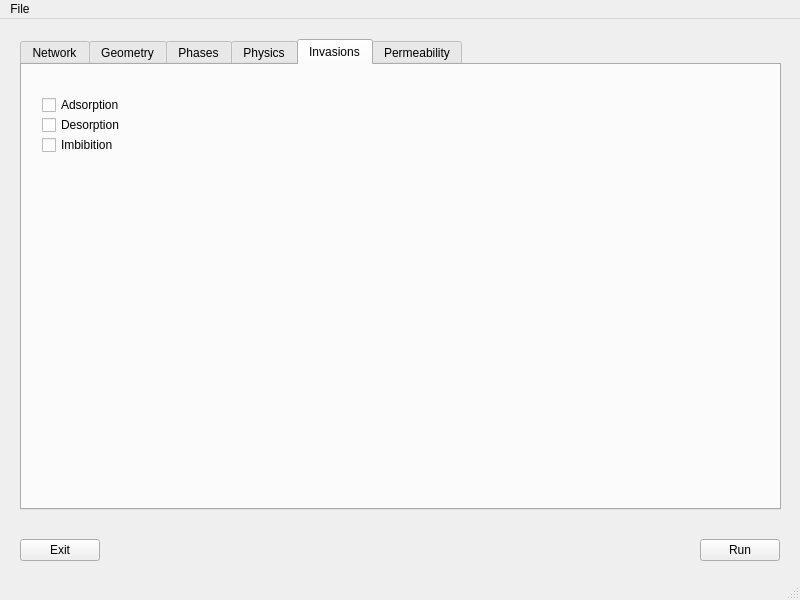
<?xml version="1.0" encoding="UTF-8"?>
<ui version="4.0">
 <class>MainWindow</class>
 <widget class="QMainWindow" name="MainWindow">
  <property name="geometry">
   <rect>
    <x>0</x>
    <y>0</y>
    <width>800</width>
    <height>600</height>
   </rect>
  </property>
  <property name="windowTitle">
   <string>MainWindow</string>
  </property>
  <widget class="QWidget" name="centralwidget">
   <widget class="QTabWidget" name="tabWidget">
    <property name="geometry">
     <rect>
      <x>20</x>
      <y>20</y>
      <width>761</width>
      <height>471</height>
     </rect>
    </property>
    <property name="currentIndex">
     <number>4</number>
    </property>
    <widget class="QWidget" name="tab_net">
     <attribute name="title">
      <string>Network</string>
     </attribute>
     <widget class="QGroupBox" name="groupBox">
      <property name="geometry">
       <rect>
        <x>20</x>
        <y>10</y>
        <width>331</width>
        <height>411</height>
       </rect>
      </property>
      <property name="title">
       <string>Topological network</string>
      </property>
      <widget class="QLabel" name="label">
       <property name="geometry">
        <rect>
         <x>10</x>
         <y>30</y>
         <width>111</width>
         <height>16</height>
        </rect>
       </property>
       <property name="text">
        <string>Network directory</string>
       </property>
      </widget>
      <widget class="QLineEdit" name="lineEdit">
       <property name="geometry">
        <rect>
         <x>10</x>
         <y>50</y>
         <width>231</width>
         <height>22</height>
        </rect>
       </property>
      </widget>
      <widget class="QPushButton" name="pushButton_3">
       <property name="geometry">
        <rect>
         <x>250</x>
         <y>50</y>
         <width>80</width>
         <height>22</height>
        </rect>
       </property>
       <property name="text">
        <string>Browse</string>
       </property>
      </widget>
      <widget class="QPushButton" name="pushButton_4">
       <property name="geometry">
        <rect>
         <x>10</x>
         <y>80</y>
         <width>80</width>
         <height>22</height>
        </rect>
       </property>
       <property name="text">
        <string>Load</string>
       </property>
      </widget>
      <widget class="QCheckBox" name="checkBox_2">
       <property name="geometry">
        <rect>
         <x>10</x>
         <y>140</y>
         <width>131</width>
         <height>20</height>
        </rect>
       </property>
       <property name="text">
        <string>Modify network</string>
       </property>
      </widget>
      <widget class="QRadioButton" name="radioButton">
       <property name="geometry">
        <rect>
         <x>30</x>
         <y>170</y>
         <width>99</width>
         <height>20</height>
        </rect>
       </property>
       <property name="text">
        <string>Scale</string>
       </property>
      </widget>
      <widget class="QRadioButton" name="radioButton_2">
       <property name="geometry">
        <rect>
         <x>30</x>
         <y>190</y>
         <width>141</width>
         <height>20</height>
        </rect>
       </property>
       <property name="text">
        <string>Trim isolated pores</string>
       </property>
      </widget>
     </widget>
     <widget class="QGroupBox" name="groupBox_2">
      <property name="geometry">
       <rect>
        <x>370</x>
        <y>10</y>
        <width>371</width>
        <height>411</height>
       </rect>
      </property>
      <property name="title">
       <string>Regular network</string>
      </property>
      <widget class="QLabel" name="label_2">
       <property name="geometry">
        <rect>
         <x>10</x>
         <y>30</y>
         <width>101</width>
         <height>16</height>
        </rect>
       </property>
       <property name="text">
        <string>Network size</string>
       </property>
      </widget>
      <widget class="QCheckBox" name="checkBox">
       <property name="geometry">
        <rect>
         <x>10</x>
         <y>170</y>
         <width>91</width>
         <height>20</height>
        </rect>
       </property>
       <property name="text">
        <string>Randomize</string>
       </property>
      </widget>
      <widget class="QLineEdit" name="lineEdit_2">
       <property name="geometry">
        <rect>
         <x>150</x>
         <y>30</y>
         <width>91</width>
         <height>22</height>
        </rect>
       </property>
       <property name="text">
        <string>3, 3, 3</string>
       </property>
      </widget>
      <widget class="QLabel" name="label_3">
       <property name="geometry">
        <rect>
         <x>10</x>
         <y>70</y>
         <width>131</width>
         <height>16</height>
        </rect>
       </property>
       <property name="text">
        <string>Connectivity number</string>
       </property>
      </widget>
      <widget class="QComboBox" name="comboBox">
       <property name="geometry">
        <rect>
         <x>150</x>
         <y>70</y>
         <width>79</width>
         <height>22</height>
        </rect>
       </property>
       <item>
        <property name="text">
         <string>4</string>
        </property>
       </item>
       <item>
        <property name="text">
         <string>6</string>
        </property>
       </item>
      </widget>
      <widget class="QLabel" name="label_4">
       <property name="geometry">
        <rect>
         <x>10</x>
         <y>110</y>
         <width>57</width>
         <height>14</height>
        </rect>
       </property>
       <property name="text">
        <string>Inlet side</string>
       </property>
      </widget>
      <widget class="QLabel" name="label_5">
       <property name="geometry">
        <rect>
         <x>200</x>
         <y>110</y>
         <width>71</width>
         <height>16</height>
        </rect>
       </property>
       <property name="text">
        <string>Outlet side</string>
       </property>
      </widget>
      <widget class="QComboBox" name="comboBox_2">
       <property name="geometry">
        <rect>
         <x>90</x>
         <y>110</y>
         <width>79</width>
         <height>22</height>
        </rect>
       </property>
       <item>
        <property name="text">
         <string>x-min</string>
        </property>
       </item>
       <item>
        <property name="text">
         <string>x-max</string>
        </property>
       </item>
       <item>
        <property name="text">
         <string>y-min</string>
        </property>
       </item>
       <item>
        <property name="text">
         <string>y-max</string>
        </property>
       </item>
       <item>
        <property name="text">
         <string>z-min</string>
        </property>
       </item>
       <item>
        <property name="text">
         <string>z-max</string>
        </property>
       </item>
      </widget>
      <widget class="QComboBox" name="comboBox_3">
       <property name="geometry">
        <rect>
         <x>280</x>
         <y>110</y>
         <width>79</width>
         <height>22</height>
        </rect>
       </property>
       <item>
        <property name="text">
         <string>x-min</string>
        </property>
       </item>
       <item>
        <property name="text">
         <string>x-max</string>
        </property>
       </item>
       <item>
        <property name="text">
         <string>y-min</string>
        </property>
       </item>
       <item>
        <property name="text">
         <string>y-max</string>
        </property>
       </item>
       <item>
        <property name="text">
         <string>z-min</string>
        </property>
       </item>
       <item>
        <property name="text">
         <string>z-max</string>
        </property>
       </item>
      </widget>
     </widget>
    </widget>
    <widget class="QWidget" name="tab_geo">
     <attribute name="title">
      <string>Geometry</string>
     </attribute>
     <widget class="QTableView" name="tableView">
      <property name="geometry">
       <rect>
        <x>470</x>
        <y>50</y>
        <width>271</width>
        <height>381</height>
       </rect>
      </property>
     </widget>
     <widget class="QLabel" name="label_6">
      <property name="geometry">
       <rect>
        <x>380</x>
        <y>50</y>
        <width>57</width>
        <height>14</height>
       </rect>
      </property>
      <property name="text">
       <string>Values</string>
      </property>
     </widget>
     <widget class="QLabel" name="label_7">
      <property name="geometry">
       <rect>
        <x>380</x>
        <y>10</y>
        <width>71</width>
        <height>16</height>
       </rect>
      </property>
      <property name="text">
       <string>Properties</string>
      </property>
     </widget>
     <widget class="QFontComboBox" name="fontComboBox">
      <property name="geometry">
       <rect>
        <x>470</x>
        <y>10</y>
        <width>194</width>
        <height>22</height>
       </rect>
      </property>
      <property name="currentText">
       <string>pore.diameter</string>
      </property>
     </widget>
     <widget class="QLabel" name="label_8">
      <property name="geometry">
       <rect>
        <x>20</x>
        <y>10</y>
        <width>131</width>
        <height>16</height>
       </rect>
      </property>
      <property name="text">
       <string>Global properties</string>
      </property>
     </widget>
     <widget class="QColumnView" name="columnView">
      <property name="geometry">
       <rect>
        <x>20</x>
        <y>31</y>
        <width>256</width>
        <height>211</height>
       </rect>
      </property>
     </widget>
    </widget>
    <widget class="QWidget" name="tab_phase">
     <attribute name="title">
      <string>Phases</string>
     </attribute>
     <widget class="QListView" name="listView">
      <property name="geometry">
       <rect>
        <x>10</x>
        <y>20</y>
        <width>201</width>
        <height>192</height>
       </rect>
      </property>
     </widget>
     <widget class="QLineEdit" name="lineEdit_3">
      <property name="geometry">
       <rect>
        <x>400</x>
        <y>10</y>
        <width>113</width>
        <height>22</height>
       </rect>
      </property>
     </widget>
     <widget class="QLabel" name="label_9">
      <property name="geometry">
       <rect>
        <x>230</x>
        <y>20</y>
        <width>101</width>
        <height>16</height>
       </rect>
      </property>
      <property name="text">
       <string>Temperature [K]</string>
      </property>
     </widget>
     <widget class="QLabel" name="label_10">
      <property name="geometry">
       <rect>
        <x>230</x>
        <y>50</y>
        <width>141</width>
        <height>16</height>
       </rect>
      </property>
      <property name="text">
       <string>Ambient pressure [Pa]</string>
      </property>
     </widget>
     <widget class="QLabel" name="label_11">
      <property name="geometry">
       <rect>
        <x>230</x>
        <y>80</y>
        <width>141</width>
        <height>16</height>
       </rect>
      </property>
      <property name="text">
       <string>Density [kg/m3]</string>
      </property>
     </widget>
     <widget class="QLabel" name="label_12">
      <property name="geometry">
       <rect>
        <x>230</x>
        <y>100</y>
        <width>141</width>
        <height>16</height>
       </rect>
      </property>
      <property name="text">
       <string>Viscosity</string>
      </property>
     </widget>
    </widget>
    <widget class="QWidget" name="tab_physic">
     <attribute name="title">
      <string>Physics</string>
     </attribute>
    </widget>
    <widget class="QWidget" name="tab_invasion">
     <attribute name="title">
      <string>Invasions</string>
     </attribute>
     <widget class="QCheckBox" name="checkBox_3">
      <property name="geometry">
       <rect>
        <x>20</x>
        <y>30</y>
        <width>85</width>
        <height>20</height>
       </rect>
      </property>
      <property name="text">
       <string>Adsorption</string>
      </property>
     </widget>
     <widget class="QCheckBox" name="checkBox_4">
      <property name="geometry">
       <rect>
        <x>20</x>
        <y>50</y>
        <width>85</width>
        <height>20</height>
       </rect>
      </property>
      <property name="text">
       <string>Desorption</string>
      </property>
     </widget>
     <widget class="QCheckBox" name="checkBox_5">
      <property name="geometry">
       <rect>
        <x>20</x>
        <y>70</y>
        <width>85</width>
        <height>20</height>
       </rect>
      </property>
      <property name="text">
       <string>Imbibition</string>
      </property>
     </widget>
    </widget>
    <widget class="QWidget" name="tab_permeability">
     <attribute name="title">
      <string>Permeability</string>
     </attribute>
    </widget>
   </widget>
   <widget class="QPushButton" name="pushButton">
    <property name="geometry">
     <rect>
      <x>700</x>
      <y>520</y>
      <width>80</width>
      <height>22</height>
     </rect>
    </property>
    <property name="text">
     <string>Run</string>
    </property>
   </widget>
   <widget class="QPushButton" name="pushButton_2">
    <property name="geometry">
     <rect>
      <x>20</x>
      <y>520</y>
      <width>80</width>
      <height>22</height>
     </rect>
    </property>
    <property name="text">
     <string>Exit</string>
    </property>
   </widget>
  </widget>
  <widget class="QMenuBar" name="menubar">
   <property name="geometry">
    <rect>
     <x>0</x>
     <y>0</y>
     <width>800</width>
     <height>19</height>
    </rect>
   </property>
   <widget class="QMenu" name="menuFile">
    <property name="title">
     <string>File</string>
    </property>
   </widget>
   <addaction name="menuFile"/>
  </widget>
  <widget class="QStatusBar" name="statusbar"/>
 </widget>
 <resources/>
 <connections/>
</ui>
